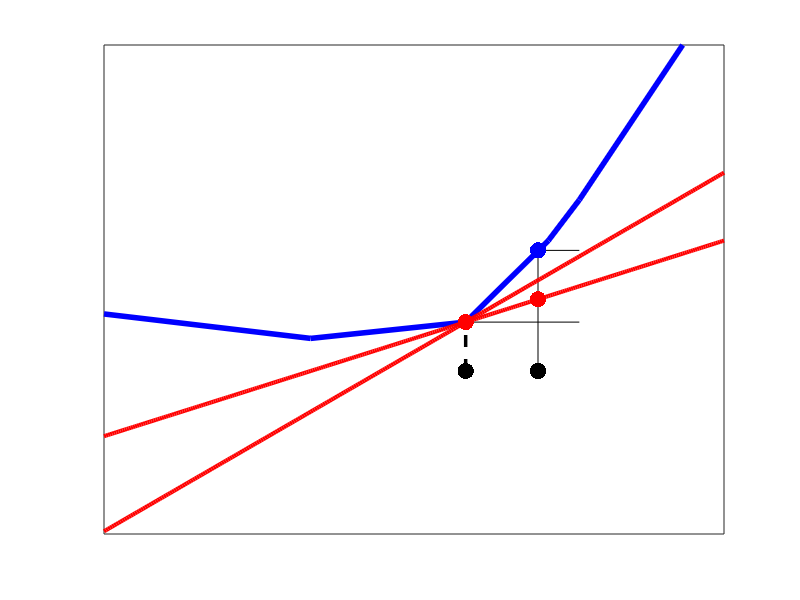

Recreate this plot in MATLAB. (Note: this script raises an error after producing the figure.)
%Illustration of some subderivatives of a function at point x0.


figure('Color',[1,1,1]);

blueX = [-1   , 0   , 0.75 , 1.15 ,1.3  , 1.8];
blueY = [0.35 , 0.2 , 0.3  , 0.8  ,1.05 , 2  ];

f1 = @(x) 0.4*x;            %tangent line
f2 = @(x) 0.7333*x - 0.25;  %tangent line
domain = -1:0.01:2;


hold all;

plot([1.1,1.1],[0,0.74],'-k');   
plot([0.75,1.3],[0.3,0.3],'-k');
plot([1.1,1.3],[0.74,0.74],'-k');



plot(blueX,blueY,'-b','LineWidth',4); 
plot(domain,f1(domain),'-r','LineWidth',3);
plot(domain,f2(domain),'-r','LineWidth',3);


plot([0.75,0.75],[0,0.3],'--k','LineWidth',2.5);

dotsize = {'MarkerSize',35};
plot(0.75,0.3,'.r',dotsize{:});
plot(0.75,0,'.k',dotsize{:});
plot(1.1,f1(1.1),'.r',dotsize{:});
plot(1.1,0,'.k',dotsize{:});

plot(1.1,0.74,'.b',dotsize{:});


axis([-1,2,-1,2]);
set(gca,'XTick',[],'YTick',[],'box','on')


%y-axis
annotation(gcf,'arrow',rel2absX([0,0]),rel2absY([-1,2]),'HeadWidth',12,...
    'HeadStyle','plain',...
    'LineWidth',3);

%x-axis
annotation(gcf,'arrow',rel2absX([-1,2]),rel2absY([0,0]),'HeadLength',12,...
    'HeadWidth',12,...
    'HeadStyle','plain',...
    'LineWidth',3);

%X0 label
annotation(gcf,'textbox',[0.571 0.3232 0.04288 0.04878],...
    'String',{'X_0'},...
    'FontSize',20,...
    'FitBoxToText','off',...
    'LineStyle','none');

%X label
annotation(gcf,'textbox',[0.663 0.305 0.02902 0.06402],'String',{'X'},...
    'FontWeight','bold',...
    'FontSize',16,...
    'FitBoxToText','off',...
    'LineStyle','none');

%c(x-x0)
annotation(gcf,'textarrow',[0.7635 0.677],[0.4299 0.478],...
    'TextEdgeColor','none',...
    'FontSize',14,...
    'String',{'c(x - x_0)'});

%f(x)-f(x0)
annotation(gcf,'textbox',[0.725 0.482 0.1156 0.04878],...
    'String',{'f(x) - f(x_0)'},...
    'FontSize',14,...
    'FitBoxToText','off',...
    'LineStyle','none');

%c'
annotation(gcf,'textbox',[0.88 0.71 0.02902 0.04268],'String',{'c'''},...
    'FontSize',16,...
    'FitBoxToText','off',...
    'LineStyle','none');

%c
annotation(gcf,'textbox',[0.88 0.60 0.02902 0.04268],'String',{'c'},...
    'FontSize',16,...
    'FitBoxToText','off',...
    'LineStyle','none');


annotation(gcf,'doublearrow',rel2absX([1.3,1.3]),rel2absY([0.3,0.74]),'LineWidth',2);
annotation(gcf,'doublearrow',rel2absX([1.1,1.1]),rel2absY([0.3,f1(1.1)]),'HeadLength',3,'LineWidth',2);


maximizeFigure;
pdfcrop;
